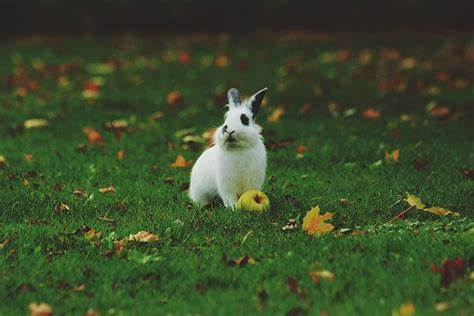
#> input picture Actividad_09/imagen.jpg, 474 x 316 px, found by its file name
$ python cuantizacion_de_imagenes_con_kmeans.py
#> lines starting #> are read from the running program, lines starting #| are printed output that depends on the picture
# Importar bibliotecas
import numpy as np
import matplotlib.pyplot as plt
import matplotlib.image as mpi
from sklearn.cluster import KMeans
from sklearn.utils import shuffle

I = mpi.imread('Actividad_09/imagen.jpg')
#> I is the input picture: shape (316, 474, 3); mean R, G, B 59, 75.7, 42.1
I = np.array(I, dtype=np.float64) / 255
plt.imshow(I)
plt.title('Imagen original')

w, h, d = I.shape
#> w = 316; h = 474; d = 3
n_clusters = 8

Iarray = np.reshape(I, (w*h, d))
x = shuffle(Iarray, random_state=42)[:2000]
#> x = 2000 rows, first 8: [0.216, 0.212, 0.141], [0.231, 0.192, 0.145], [0.18, 0.165, 0.122], [0.169, 0.275, 0.145], [0.165, 0.141, 0.141], [0.235, 0.392, 0.157], [0.247, 0.435, 0.208], [0.196, 0.275, 0.169]
model = KMeans(n_clusters=n_clusters)
model.fit(x)

C = model.cluster_centers_

# Dibujo
fig = plt.figure()
ax = fig.add_subplot(111, projection='3d')
ax.scatter(x[:,0],x[:,1],x[:,2], c=x)
ax.set_title('Espacio de color RGB')

fig = plt.figure()
ax = fig.add_subplot(111, projection='3d')
ax.scatter(x[:,0],x[:,1],x[:,2], c=model.predict(x))
ax.plot3D(C[:,0,],C[:,1],C[:,2],'+r', linewidth=20)
ax.set_title('Agrupacion de Kmeans')

# Imagen cuantizada
ypred = model.predict(Iarray)
Ilabel = np.reshape(ypred, (w,h))
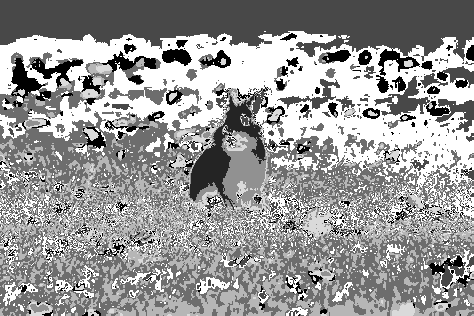
#> Ilabel: shape (316, 474) int32; min 0, max 7, mean 4.18; drawn with min black and max white
Iout = np.zeros((w,h,d))
for i in range(w):
    for j in range(h):
        Iout[i,j,:] = C[Ilabel[i,j]]
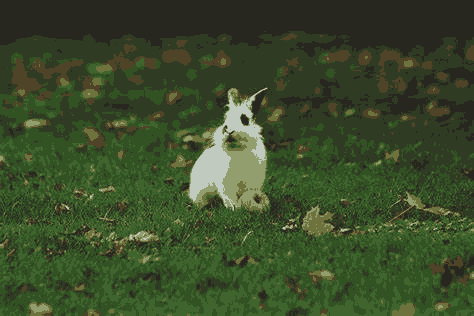
#> Iout: shape (316, 474, 3) float64; mean of channels 0, 1, 2 0.231, 0.296, 0.165; drawn as R, G, B

plt.figure()
plt.imshow(Iout)
plt.title('Imagen cuantizada')
plt.show()
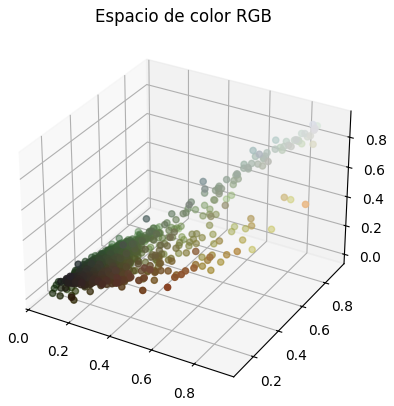
#> figure drawn by matplotlib, 1 panel
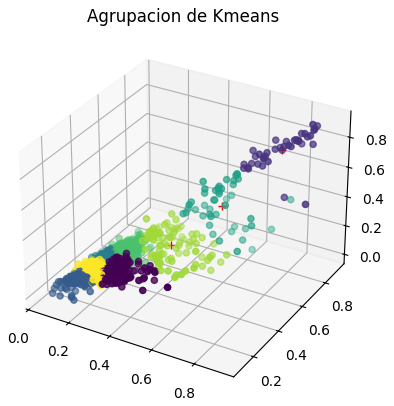
#> figure drawn by matplotlib, 1 panel
